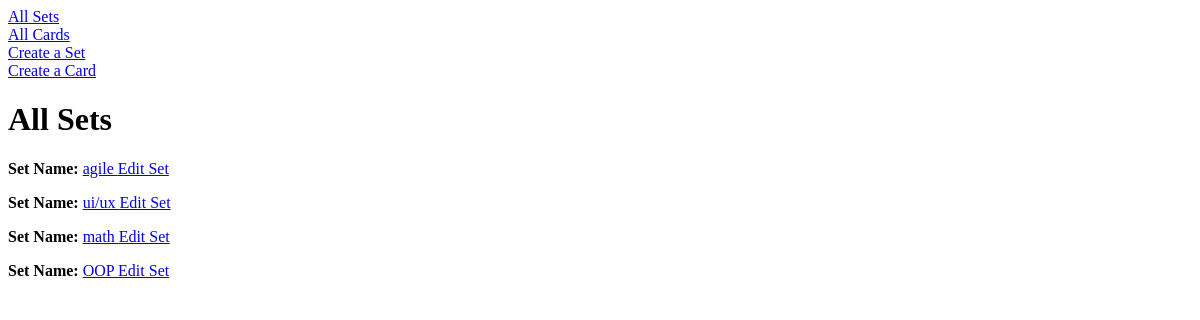
The app's page /sets/, older data.
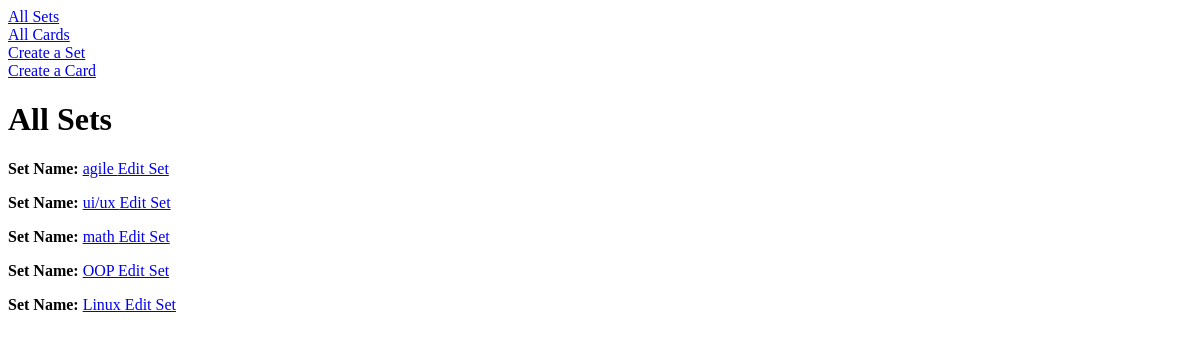
The same page, newer data.
### models.py (models this page shows)
class Flashcard_set(db.Model):
    set_id=mapped_column(Integer, primary_key=True, autoincrement=True)
    name = mapped_column(String(200), nullable=False)
    customer_id = mapped_column(Integer, ForeignKey(Customer.id)) # currently nullable b/c we don't have login set up, or else we can't create a set
    description = mapped_column(String(200), nullable=True)
    customer = relationship("Customer", back_populates="set")
    card = relationship("Flashcard", back_populates="set", cascade="all, delete-orphan")

### routes/sets.py (the view)
@sets_bp.route('/') # display all sets
def sets_page():
    all_sets = db.session.execute(db.select(Flashcard_set)).scalars()
    return render_template("sets.html", sets=all_sets)

### templates/sets.html
{% extends "base.html" %}
{% block content %}
<h1> All Sets </h1>
{% for set in sets %}
<p>
    <strong>Set Name:</strong>
    <span>
        <a href="#"> {{ set.name }} </a>
    </span>
    <span>
        <a href="#">Edit Set</a>
    </span>
</p>
{% endfor %}
{% endblock %}

Row changes from the older to the newer data that the page shows:
added Flashcard_set: name "Linux"
